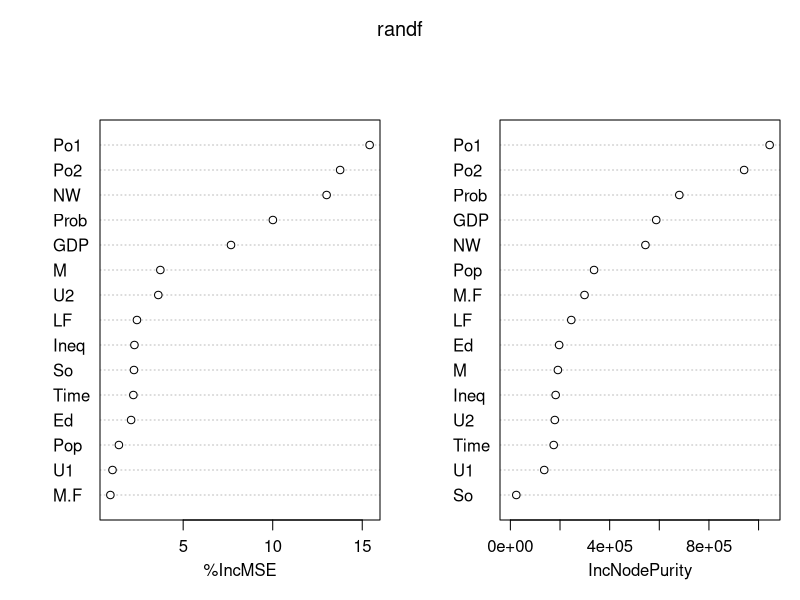
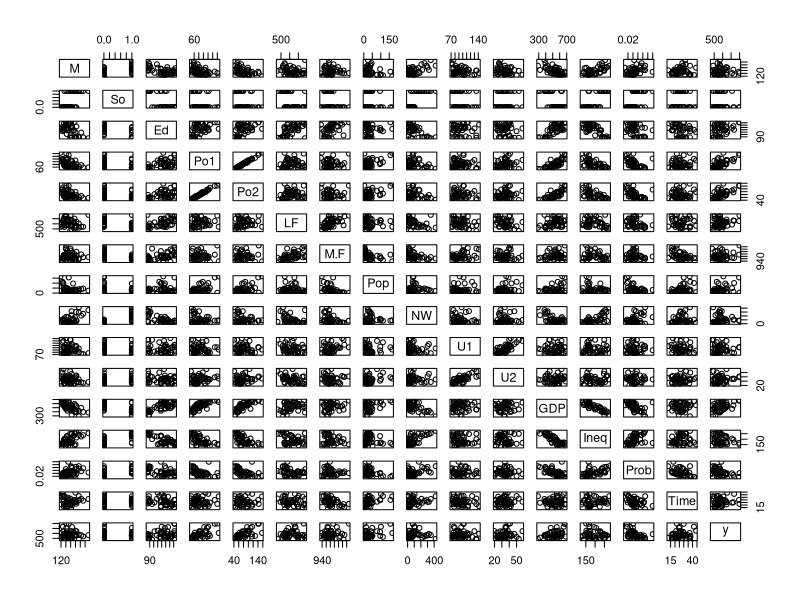

Reproduce these figures in R, in order. (Note: this script raises an error after producing the figures.)
library(randomForest)
library(MASS)
library(boot)

attach(UScrime)

crim <- MASS::UScrime

n <- nrow(crim)
p <- ncol(crim)-1
mte <- 0

B <- 1000

set.seed(1)

for(iter in 1:10){
  train <- sample(n, 0.8*n)
  crim.test <- subset(crim[-train,], select=-y)
  y.test = crim$y[-train]
  
  randf <- randomForest(y ~., data=crim, subset=train, xtest = crim.test, ytest = y.test, ntree = B, mtry = sqrt(p), importance=T)
  
  mte <- mte + randf$mse
}

#Average test prediction error

mte <- mte/10
mean(mte)

#Most important varialbes
varImpPlot(randf)


#Looking for interactions between predictors
pairs(crim)



#Model

included <- names(crim)[-15]

for(iter in 1:10){
  train <- sample(n, 0.8*n)
  crim.glm = glm(y~.+U1:U2+Po1+Po2+GDP:Ineq, data=crim[,included])
  
  cv.err <- cv.glm(crim,crim.glm)$delta
  cv.errsum <- cv.errsum + cv.err
  
}
#LOOV, as we only have 47 observations and I wanted to use all of them.
cv.errsum <- cv.errsum/10
cv.errsum <-cv.errsum[1]
cv.errsum


train <- sample(n, 0.8*n)
crim.lm = lm(y~.+Po1+Po2, data=crim[,included], subset = train)

#Checking conditions
resid.crim = resid(crim.lm)
qqnorm(resid.crim)
qqline(resid.crim)

plot(crim.lm)

#Most important variables 
step(crim.lm)



